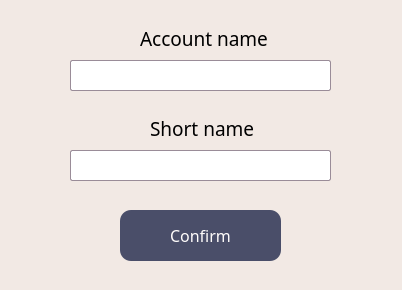
<?xml version="1.0" encoding="UTF-8"?>
<ui version="4.0">
 <class>Form</class>
 <widget class="QWidget" name="Form">
  <property name="geometry">
   <rect>
    <x>0</x>
    <y>0</y>
    <width>402</width>
    <height>290</height>
   </rect>
  </property>
  <property name="windowTitle">
   <string>Form</string>
  </property>
  <property name="styleSheet">
   <string notr="true">background-color: #F2E9E4;</string>
  </property>
  <widget class="QLabel" name="label">
   <property name="geometry">
    <rect>
     <x>140</x>
     <y>30</y>
     <width>141</width>
     <height>16</height>
    </rect>
   </property>
   <property name="font">
    <font>
     <family>Red Hat Mono</family>
     <pointsize>14</pointsize>
    </font>
   </property>
   <property name="text">
    <string>Account name</string>
   </property>
  </widget>
  <widget class="QLineEdit" name="lineEdit">
   <property name="geometry">
    <rect>
     <x>70</x>
     <y>60</y>
     <width>261</width>
     <height>31</height>
    </rect>
   </property>
   <property name="font">
    <font>
     <family>Red Hat Mono</family>
     <pointsize>11</pointsize>
    </font>
   </property>
   <property name="styleSheet">
    <string notr="true">background-color: #FFF;
border-radius: 2px;
border: 1px solid #9A8C98;
padding: 0 5px;</string>
   </property>
  </widget>
  <widget class="QLabel" name="label_2">
   <property name="geometry">
    <rect>
     <x>150</x>
     <y>120</y>
     <width>111</width>
     <height>16</height>
    </rect>
   </property>
   <property name="font">
    <font>
     <family>Red Hat Mono</family>
     <pointsize>14</pointsize>
    </font>
   </property>
   <property name="text">
    <string>Short name</string>
   </property>
  </widget>
  <widget class="QLineEdit" name="lineEdit_2">
   <property name="geometry">
    <rect>
     <x>70</x>
     <y>150</y>
     <width>261</width>
     <height>31</height>
    </rect>
   </property>
   <property name="font">
    <font>
     <family>Red Hat Mono</family>
     <pointsize>11</pointsize>
    </font>
   </property>
   <property name="styleSheet">
    <string notr="true">background-color: #FFF;
border-radius: 2px;
border: 1px solid #9A8C98;
padding: 0 5px;</string>
   </property>
  </widget>
  <widget class="QPushButton" name="pushButton">
   <property name="geometry">
    <rect>
     <x>120</x>
     <y>210</y>
     <width>161</width>
     <height>51</height>
    </rect>
   </property>
   <property name="font">
    <font>
     <family>Red Hat Mono</family>
     <pointsize>12</pointsize>
    </font>
   </property>
   <property name="cursor">
    <cursorShape>PointingHandCursor</cursorShape>
   </property>
   <property name="styleSheet">
    <string notr="true">.QPushButton {
	background-color: #4A4E69;
	color: #FFFCFB;
	border-radius: 11px;
}

.QPushButton:hover {
	background-color: rgba(74,78,105, 70%);
}
.QPushButton:focus {
	outline: 0;
}</string>
   </property>
   <property name="text">
    <string>Confirm</string>
   </property>
  </widget>
 </widget>
 <resources/>
 <connections/>
</ui>
